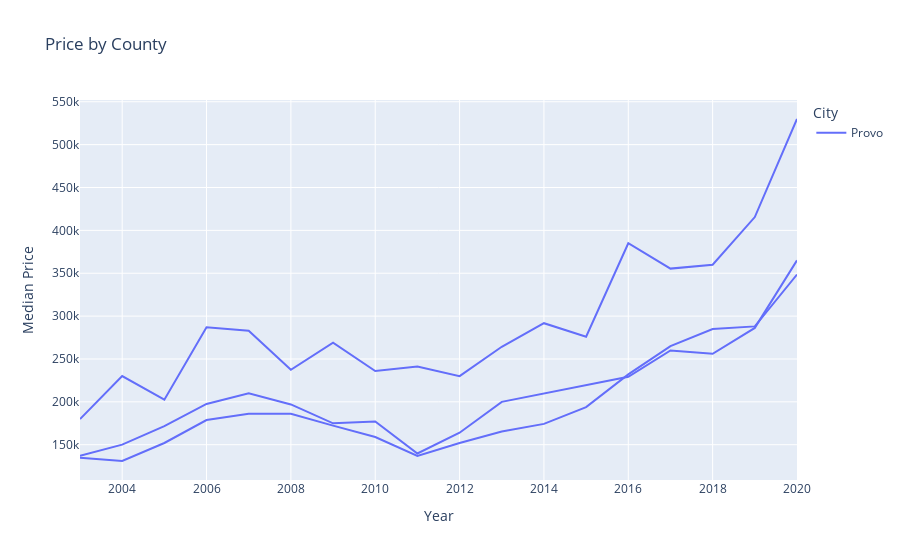

Source (notebook cell):
### Code cell
df = utah_df[utah_df.City == "Provo"]
px.line(df, x="Year", y="Median Price", line_group ="Zip", color="City", title='Price by County')

### Figure 1 — Plotly figure (JSON) as saved in the notebook; plotly's stock layout.template omitted (floating-point values rounded to 4 significant figures)
{"data": [{"hovertemplate": "City=Provo<br>Zip=84601<br>Year=%{x}<br>Median Price=%{y}<extra></extra>", "legendgroup": "Provo", "line": {"color": "#636efa", "dash": "solid"}, "mode": "lines", "name": "Provo", "orientation": "v", "showlegend": true, "type": "scatter", "x": [2003, 2004, 2005, 2006, 2007, 2008, 2009, 2010, 2011, 2012, 2013, 2014, 2015, 2016, 2017, 2018, 2019, 2020], "xaxis": "x", "y": [134750, 131000, 152000, 178750, 186000, 186000, 172225, 158992, 136900, 152000, 165500, 174300, 193900, 232000, 265000, 285000, 288000, 348500], "yaxis": "y"}, {"hovertemplate": "City=Provo<br>Zip=84604<br>Year=%{x}<br>Median Price=%{y}<extra></extra>", "legendgroup": "Provo", "line": {"color": "#636efa", "dash": "solid"}, "mode": "lines", "name": "Provo", "orientation": "v", "showlegend": false, "type": "scatter", "x": [2003, 2004, 2005, 2006, 2007, 2008, 2009, 2010, 2011, 2012, 2013, 2014, 2015, 2016, 2017, 2018, 2019, 2020], "xaxis": "x", "y": [179900, 230000, 202450, 287000, 283000, 237450, 268900, 236000, 241250, 230000, 264250, 291750, 276000, 385000, 355400, 360000, 415500, 529900], "yaxis": "y"}, {"hovertemplate": "City=Provo<br>Zip=84606<br>Year=%{x}<br>Median Price=%{y}<extra></extra>", "legendgroup": "Provo", "line": {"color": "#636efa", "dash": "solid"}, "mode": "lines", "name": "Provo", "orientation": "v", "showlegend": false, "type": "scatter", "x": [2003, 2004, 2005, 2006, 2007, 2008, 2009, 2010, 2011, 2012, 2013, 2014, 2015, 2016, 2017, 2018, 2019, 2020], "xaxis": "x", "y": [137000, 150075, 171603, 197500, 210000, 197000, 174900, 177050, 139749, 164000, 200000, 210000, 220000, 229250, 260000, 256000, 286250, 365000], "yaxis": "y"}], "layout": {"legend": {"title": {"text": "City"}, "tracegroupgap": 0}, "title": {"text": "Price by County"}, "xaxis": {"anchor": "y", "domain": [0, 1], "title": {"text": "Year"}}, "yaxis": {"anchor": "x", "domain": [0, 1], "title": {"text": "Median Price"}}}}
